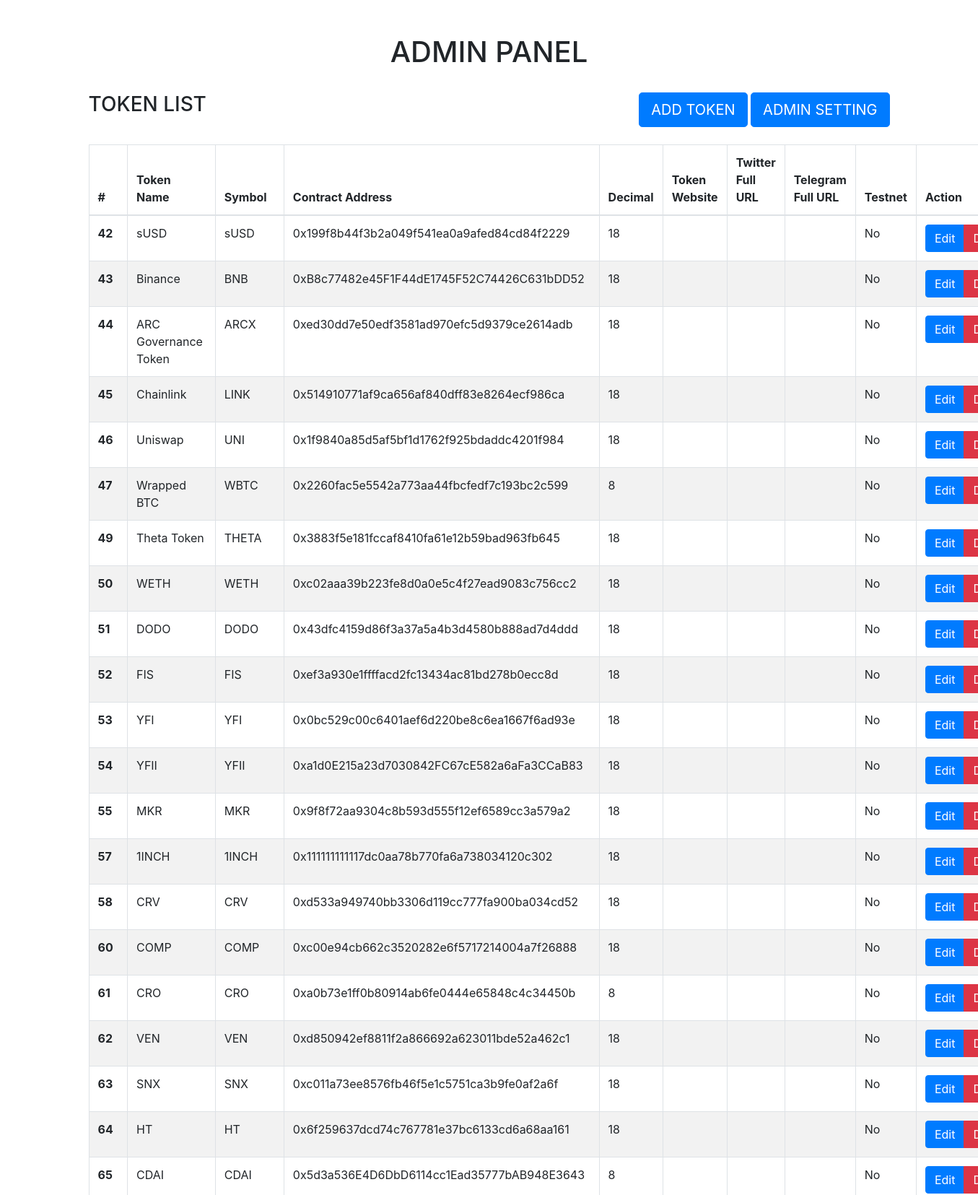
The app's page /admin-x/index.php (upper part) with its own data.
### tables this page shows
CREATE TABLE `tokendetails` (
  `id` int(11) NOT NULL,
  `tokenName` varchar(50) NOT NULL,
  `tokenSymbol` varchar(25) NOT NULL,
  `tokenContractAddress` varchar(250) NOT NULL,
  `tokenDecimal` int(10) NOT NULL,
  `tokenWebsite` varchar(250) NOT NULL,
  `tokenTwitterFullURL` varchar(100) NOT NULL,
  `tokenTelegramFullURL` varchar(100) NOT NULL,
  `dateAdded` timestamp NOT NULL DEFAULT CURRENT_TIMESTAMP,
  `istestnet` int(1) NOT NULL DEFAULT '0' COMMENT '0=mainnet, 1= testnet'
);

### admin-x/index.php (the view, shortened to what this page needs)
<!DOCTYPE html>
<html>
<head>
	<link rel="stylesheet" href="https://stackpath.bootstrapcdn.com/bootstrap/4.1.3/css/bootstrap.min.css">
	<link rel="stylesheet" type="text/css" href="assets/font-awesome-4.7.0/css/font-awesome.min.css">
</head>
<body>
    <?php
    include '../scripts/site_config.php';
    if(isset($_GET['Edit']))
    {
        $Id=secureInput($_GET['Edit']);
        if(isset($_POST['Update']))
        {
            $token_name             =secureInput($_POST['token_name']);
            $token_symbol           =secureInput($_POST['token_symbol']);
            $token_contract_address =secureInput($_POST['token_contract_address']);
            $token_decimal          =secureInput($_POST['token_decimal']);
            $Token_website_full_URL =secureInput($_POST['Token_website_full_URL']);
            $Token_twitter_full_URL =secureInput($_POST['Token_twitter_full_URL']);
            $Token_Telegram_full_URL=secureInput($_POST['Token_Telegram_full_URL']);
            $Token_isTestNet 		=secureInput($_POST['Token_isTestNet']);
            $Query1 = $conn->prepare("UPDATE tokendetails SET tokenName='$token_name',tokenSymbol='$token_symbol',tokenContractAddress='$token_contract_address',tokenDecimal='$token_decimal',tokenWebsite='$Token_website_full_URL',tokenTwitterFullURL='$Token_twitter_full_URL',tokenTelegramFullURL='$Token_Telegram_full_URL',istestnet='$Token_isTestNet' WHERE id='$Id'");
            $result=$Query1->execute();
            if($result)
            {
                echo "<script> window.location='index.php'; alert('Update Successfull.'); </script>";
            }
            else
            {
                echo "<script> window.location='index.php'; alert('Fail. Try again.'); </script>";
            }
        }
        $Id=$_GET['Edit'];
        $Query2 = $conn->prepare("SELECT * FROM tokendetails WHERE id='$Id' ");
        $Query2->execute();
        $Tokendata = $Query2->fetch(PDO::FETCH_OBJ);
    ?>
     <section>
		<div class="container">
			 <div class="row">
			 	<div class="col-sm-12 my-5">
			 		<h3 class="text-uppercase">Edit Token</h3>
			 	</div>
			 	<div class="col-sm-12">
			 		<form action="" method="post">
					  <div class="form-group row">
					    <label for="staticEmail" class="col-sm-2 col-form-label">Token Name</label>
					    <div class="col-sm-10">
					      <input type="text" class="form-control" name="token_name" value="<?php echo $Tokendata->tokenName; ?>" placeholder="Enter Token Name">
					    </div>
					  </div>
					  <div class="form-group row">
					    <label for="inputPassword" class="col-sm-2 col-form-label">Toekn Symbol</label>
					    <div class="col-sm-10">
					      <input type="text" class="form-control" id="token_symbol" value="<?php echo $Tokendata->tokenSymbol; ?>" name="token_symbol" placeholder="Enter Token Symbol">
					    </div>
					  </div>
					  <div class="form-group row">
					    <label for="inputPassword" class="col-sm-2 col-form-label">Token contract address</label>
					    <div class="col-sm-10">
					      <input type="text" class="form-control"  id="token_contract_address" value="<?php echo $Tokendata->tokenContractAddress; ?>" name="token_contract_address" placeholder="Enter Token contract address">
					    </div>
					  </div>
					  <div class="form-group row">
					    <label for="inputPassword" class="col-sm-2 col-form-label">Token Decimal</label>
					    <div class="col-sm-10">
					      <input type="text" class="form-control" id="token_decimal" value="<?php echo $Tokendata->tokenDecimal; ?>" name="token_decimal" placeholder="Enter Token Decimal">
					    </div>
					  </div>
					  <div class="form-group row">
					    <label for="inputPassword" class="col-sm-2 col-form-label">Token website full URL</label>
					    <div class="col-sm-10">
					      <input type="text" class="form-control" id="Token_website_full_URL" value="<?php echo $Tokendata->tokenWebsite; ?>" name="Token_website_full_URL" placeholder="Token website full URL">
					    </div>
					  </div>
					  <div class="form-group row">
					    <label for="inputPassword" class="col-sm-2 col-form-label">Token twitter full URL</label>
					    <div class="col-sm-10">
					      <input type="text" class="form-control" id="Token_twitter_full_URL" value="<?php echo $Tokendata->tokenTwitterFullURL; ?>" name="Token_twitter_full_URL" placeholder="Enter Token twitter full URL">
					    </div>
					  </div>
					  <div class="form-group row">
					    <label for="inputPassword" class="col-sm-2 col-form-label">Token Telegram full URL</label>
					    <div class="col-sm-10">
					      <input type="text" class="form-control" id="Token_Telegram_full_URL" value="<?php echo $Tokendata->tokenTelegramFullURL; ?>" name="Token_Telegram_full_URL" placeholder="Enter Token Telegram full URL">
					    </div>
					    <label for="inputPassword" class="col-sm-2 col-form-label">TestNet(0=no,1=yes)</label>
					    <div class="col-sm-10">
					      <input type="text" class="form-control" id="Token_isTestNet" value="<?php echo $Tokendata->istestnet; ?>" name="Token_isTestNet" placeholder="0 or 1">
					      <br>
					    </div>
					    <div class="col-sm-10">
					    	<input type="submit" name="Update" class="btn btn-primary btn-sm" value="Update" style="    margin-left: 21%; padding: 6px 42px;font-size: 16px;"></button>
					    </div>
					  </div>
					</form>
			 	</div>
			 </div>
		</div>
	</section>
    <?php
    }
    else{
    ?>
    <section>
		<div class="container">
			 <div class="row">
			 	<div class="col-sm-12 pt-5">
			 		<h1 class="text-uppercase text-center">Admin Panel</h1>
			 	</div>
			 </div>
			 <div class="row">
			 	<div class="col-sm-12 my-4">
			 	    <div class="row">
			 	        <div class="col-sm-4">
    			 		    <h3 class="text-uppercase">Token List</h3>
    			 	    </div>
    			 	    <div class="col-sm-8 text-right">
    			 	         <button type="button" id="add_token_button" class="btn btn-primary btn-lg text-uppercase">Add Token</button>
    			 	         <button type="button" id="admin_setting_button" class="btn btn-primary btn-lg text-uppercase">Admin Setting</button>
    			 	    </div>
			 	    </div>
			 	</div>
			 	<div class="col-sm-12">
			 		<table class="table table-bordered">
                      <thead>
                        <tr>
                          <th scope="col">#</th>
                          <th scope="col">Token Name</th>
                          <th scope="col">Symbol</th>
                          <th scope="col">Contract Address</th>
                          <th scope="col">Decimal</th>
                          <th scope="col">Token Website</th>
                          <th scope="col">Twitter Full URL</th>
                          <th scope="col">Telegram Full URL</th>
                          <th scope="col">Testnet</th>
                          <th scope="col">Action</th>
                        </tr>
                      </thead>
                      <tbody>
                          <?php
                            $Query2 = $conn->prepare("SELECT * FROM tokendetails");
                            $Query2->execute();
                            while($Tokendata = $Query2->fetch(PDO::FETCH_OBJ))
                            {
                          ?>
                        <tr>
                          <th scope="row"><?php echo $Tokendata->id;  ?></th>
                          <td><?php echo $Tokendata->tokenName;  ?></td>
                          <td><?php echo $Tokendata->tokenSymbol;  ?></td>
                          <td><?php echo $Tokendata->tokenContractAddress;  ?></td>
                          <td><?php echo $Tokendata->tokenDecimal;  ?></td>
                          <td><?php echo $Tokendata->tokenWebsite;  ?></td>
                          <td><?php echo $Tokendata->tokenTwitterFullURL;  ?></td>
                          <td><?php echo $Tokendata->tokenTelegramFullURL;  ?></td>
                          <td><?php if($Tokendata->istestnet==1){echo 'Yes';}else{echo 'No';}  ?></td>
                          <td>
                              <div class="btn-group" role="group" aria-label="Basic example">
                                <a type="button" class="btn btn-primary" href="?Edit=<?php echo $Tokendata->id; ?>">Edit</a>
                                <a type="button" onclick="return confirm('Are you sure, you want to delete token?');" href="?Delete=<?php echo $Tokendata->id; ?>" class="btn btn-danger">Delete</a>
                              </div>
                            <?php }?>
                          </td>
                        </tr>
                      </tbody>
                    </table>
			 	</div>
			 </div>
		</div>
	</section>
	<?php } ?>
</body>
</html>

### admin-x/index.php (style rules this page uses)
table { border-collapse: collapse; border-spacing: 0; width: 100%; border: 1px solid #ddd; }
th, td { text-align: left; padding: 8px; }
tr:nth-child(even) { background-color: #f2f2f2 }

### records on screen
tokendetails: id "42", tokenName "sUSD", tokenSymbol "sUSD", tokenContractAddress "0x199f8b44f3b2a049f541ea0a9afed84cd84f2229", tokenDecimal "18", istestnet "No"
tokendetails: id "43", tokenName "Binance", tokenSymbol "BNB", tokenContractAddress "0xB8c77482e45F1F44dE1745F52C74426C631bDD52", tokenDecimal "18", istestnet "No"
tokendetails: id "44", tokenName "ARC Governance Token", tokenSymbol "ARCX", tokenContractAddress "0xed30dd7e50edf3581ad970efc5d9379ce2614adb", tokenDecimal "18", istestnet "No"
tokendetails: id "45", tokenName "Chainlink", tokenSymbol "LINK", tokenContractAddress "0x514910771af9ca656af840dff83e8264ecf986ca", tokenDecimal "18", istestnet "No"
tokendetails: id "46", tokenName "Uniswap", tokenSymbol "UNI", tokenContractAddress "0x1f9840a85d5af5bf1d1762f925bdaddc4201f984", tokenDecimal "18", istestnet "No"
tokendetails: id "47", tokenName "Wrapped BTC", tokenSymbol "WBTC", tokenContractAddress "0x2260fac5e5542a773aa44fbcfedf7c193bc2c599", tokenDecimal "8", istestnet "No"
tokendetails: id "49", tokenName "Theta Token", tokenSymbol "THETA", tokenContractAddress "0x3883f5e181fccaf8410fa61e12b59bad963fb645", tokenDecimal "18", istestnet "No"
tokendetails: id "50", tokenName "WETH", tokenSymbol "WETH", tokenContractAddress "0xc02aaa39b223fe8d0a0e5c4f27ead9083c756cc2", tokenDecimal "18", istestnet "No"
tokendetails: id "51", tokenName "DODO", tokenSymbol "DODO", tokenContractAddress "0x43dfc4159d86f3a37a5a4b3d4580b888ad7d4ddd", tokenDecimal "18", istestnet "No"
tokendetails: id "52", tokenName "FIS", tokenSymbol "FIS", tokenContractAddress "0xef3a930e1ffffacd2fc13434ac81bd278b0ecc8d", tokenDecimal "18", istestnet "No"
tokendetails: id "53", tokenName "YFI", tokenSymbol "YFI", tokenContractAddress "0x0bc529c00c6401aef6d220be8c6ea1667f6ad93e", tokenDecimal "18", istestnet "No"
tokendetails: id "54", tokenName "YFII", tokenSymbol "YFII", tokenContractAddress "0xa1d0E215a23d7030842FC67cE582a6aFa3CCaB83", tokenDecimal "18", istestnet "No"
tokendetails: id "55", tokenName "MKR", tokenSymbol "MKR", tokenContractAddress "0x9f8f72aa9304c8b593d555f12ef6589cc3a579a2", tokenDecimal "18", istestnet "No"
tokendetails: id "57", tokenName "1INCH", tokenSymbol "1INCH", tokenContractAddress "0x111111111117dc0aa78b770fa6a738034120c302", tokenDecimal "18", istestnet "No"
tokendetails: id "58", tokenName "CRV", tokenSymbol "CRV", tokenContractAddress "0xd533a949740bb3306d119cc777fa900ba034cd52", tokenDecimal "18", istestnet "No"
tokendetails: id "60", tokenName "COMP", tokenSymbol "COMP", tokenContractAddress "0xc00e94cb662c3520282e6f5717214004a7f26888", tokenDecimal "18", istestnet "No"
tokendetails: id "61", tokenName "CRO", tokenSymbol "CRO", tokenContractAddress "0xa0b73e1ff0b80914ab6fe0444e65848c4c34450b", tokenDecimal "8", istestnet "No"
tokendetails: id "62", tokenName "VEN", tokenSymbol "VEN", tokenContractAddress "0xd850942ef8811f2a866692a623011bde52a462c1", tokenDecimal "18", istestnet "No"
tokendetails: id "63", tokenName "SNX", tokenSymbol "SNX", tokenContractAddress "0xc011a73ee8576fb46f5e1c5751ca3b9fe0af2a6f", tokenDecimal "18", istestnet "No"
tokendetails: id "64", tokenName "HT", tokenSymbol "HT", tokenContractAddress "0x6f259637dcd74c767781e37bc6133cd6a68aa161", tokenDecimal "18", istestnet "No"
tokendetails: id "65", tokenName "CDAI", tokenSymbol "CDAI", tokenContractAddress "0x5d3a536E4D6DbD6114cc1Ead35777bAB948E3643", tokenDecimal "8", istestnet "No"
